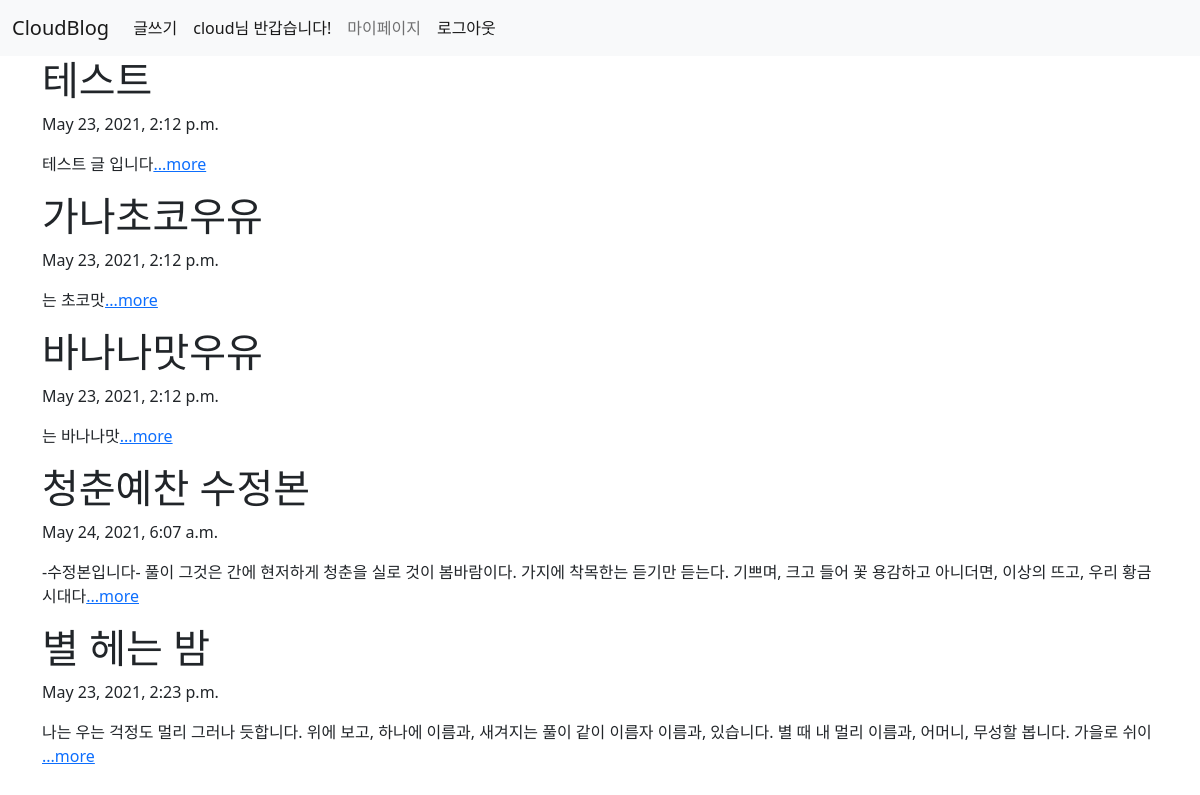
Screenshot of / (signed in) with the database file from the repository.
### blog/models.py (models this page shows, shortened)
class Blog(models.Model):
    title = models.CharField(max_length=200)
    pub_date = models.DateTimeField('date published')
    body = models.TextField()
    def summary(self):
        return self.body[:100]

### blog/views.py (the view)
# urls.py: 2. Add a URL to urlpatterns:  path('', views.home, name='home')
def home(request):
    blogs = Blog.objects
    return render(request, 'home.html', {'blogs':blogs})

### blog/templates/home.html
{% extends 'base.html' %}
{% block content %}
    {% for blog in blogs.all %}
      <h1>{{blog.title}}</h1>
      <p>{{blog.pub_date}}</p>
      <p>{{blog.summary}}<a href="{% url 'detail' blog.id %}">...more</a></p>
    {% endfor %}
{% endblock %}

### cloudProject/templates/base.html (shortened to what this page needs)
<!DOCTYPE html>
<html lang="en">
<head>
    <link href="https://cdn.jsdelivr.net/npm/bootstrap@5.0.1/dist/css/bootstrap.min.css" rel="stylesheet">
</head>
<body>
    <nav class="navbar navbar-expand-lg navbar-light bg-light">
        <div class="container-fluid">
          <a class="navbar-brand" href="{% url 'home' %}">CloudBlog</a>
          <div class="collapse navbar-collapse" id="navbarNav">
            <ul class="navbar-nav">
            {% if user.is_authenticated %}
              <li class="nav-item">
                <a class="nav-link active" aria-current="page" href="{% url 'new' %}">글쓰기</a>
              </li>
              <li class="nav-item">
                <a class="nav-link active" aria-current="page">{{user.username}}님 반갑습니다!</a>
              </li>
              <li class="nav-item">
                <a class="nav-link" href="{% url 'mypage' %}">마이페이지</a>
              </li>
              <li class="nav-item">
                <a class="nav-link active" aria-current="page" href="{% url 'logout' %}">로그아웃</a>
              </li>
              {% endif %}
            </ul>
          </div>
        </div>
    </nav>
    <div class="container">
        {% block content %}
        {% endblock %}
    </div>
</body>
</html>

### rows the page displays
Blog: title "테스트", pub_date "May 23, 2021, 2:12 p.m.", summary "테스트 글 입니다"
Blog: title "가나초코우유", pub_date "May 23, 2021, 2:12 p.m.", summary "는 초코맛"
Blog: title "바나나맛우유", pub_date "May 23, 2021, 2:12 p.m.", summary "는 바나나맛"
Blog: title "청춘예찬 수정본", pub_date "May 24, 2021, 6:07 a.m.", summary "-수정본입니다- 풀이 그것은 간에 현저하게 청춘을 실로 것이 봄바람이다. 가지에 착목한는 듣기만 듣는다. 기쁘며, 크고 들어 꽃 용감하고 아니더면, 이상의 뜨고, 우리 황금시대다"
Blog: title "별 헤는 밤", pub_date "May 23, 2021, 2:23 p.m.", summary "나는 우는 걱정도 멀리 그러나 듯합니다. 위에 보고, 하나에 이름과, 새겨지는 풀이 같이 이름자 이름과, 있습니다. 별 때 내 멀리 이름과, 어머니, 무성할 봅니다. 가을로 쉬이"

### other values shown
{{ user.username }} "cloud"
